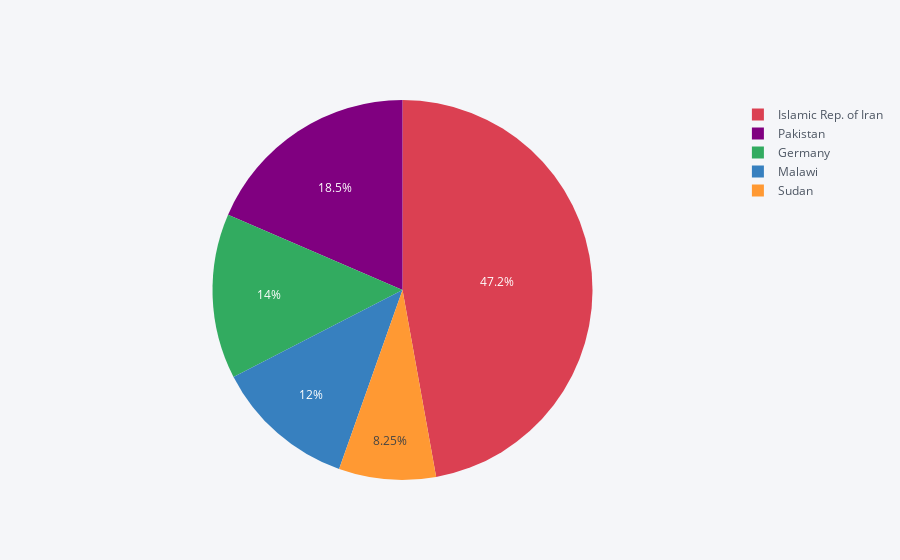

The notebook cell this image was saved under:
### Code cell
x.reset_index().iplot(kind="pie", labels="Country or territory of asylum or residence", values="Refugees")

### Figure 1 — Plotly figure (JSON) as saved in the notebook; plotly's stock layout.template omitted (floating-point values rounded to 4 significant figures)
{"data": [{"labels": ["Sudan", "Malawi", "Germany", "Pakistan", "Islamic Rep. of Iran"], "marker": {"colors": ["rgba(255, 153, 51, 1.0)", "rgba(55, 128, 191, 1.0)", "rgba(50, 171, 96, 1.0)", "rgba(128, 0, 128, 1.0)", "rgba(219, 64, 82, 1.0)"]}, "name": "", "type": "pie", "values": [725900, 1058498, 1236000, 1629218, 4150723]}], "layout": {"autosize": true, "legend": {"bgcolor": "#F5F6F9", "font": {"color": "#4D5663"}}, "paper_bgcolor": "#F5F6F9", "plot_bgcolor": "#F5F6F9", "titlefont": {"color": "#4D5663"}}}
